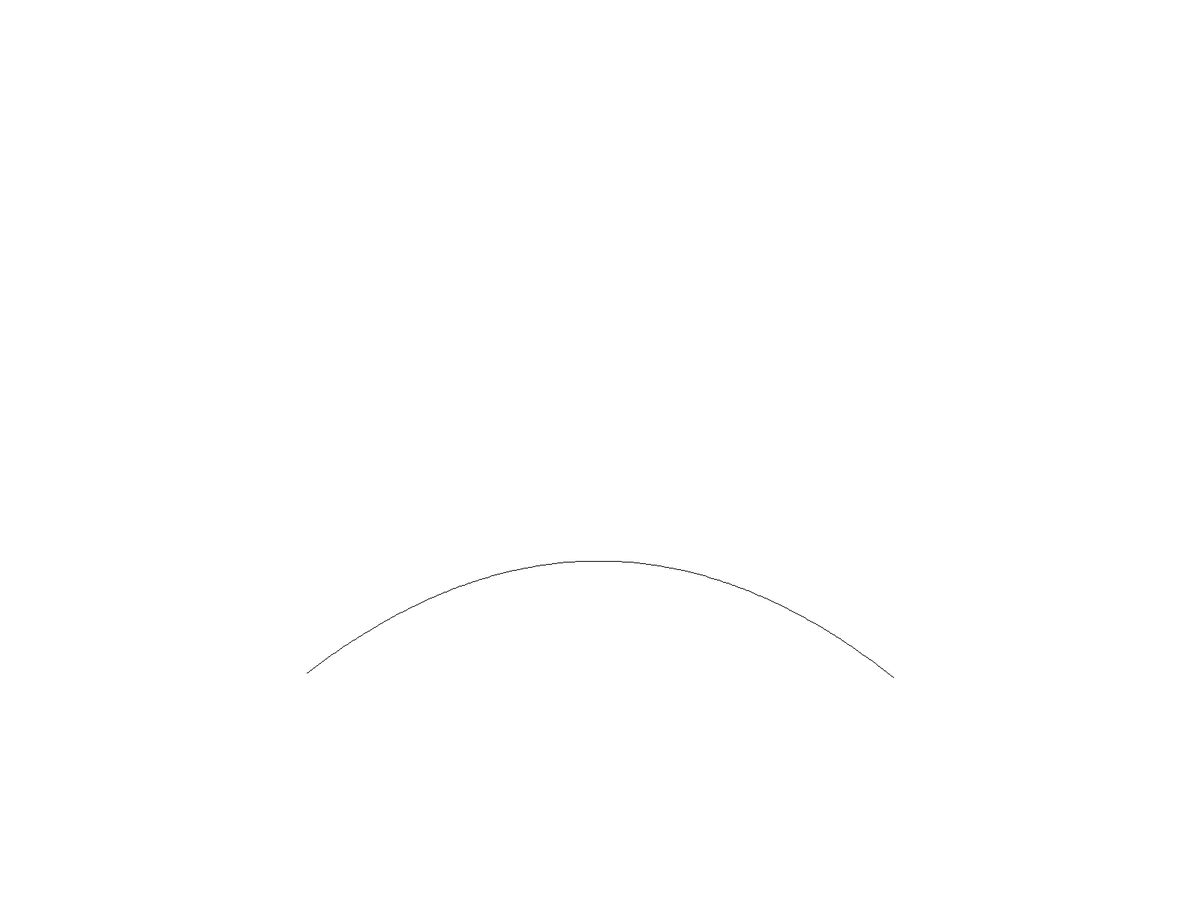
Frame 1 (no input)
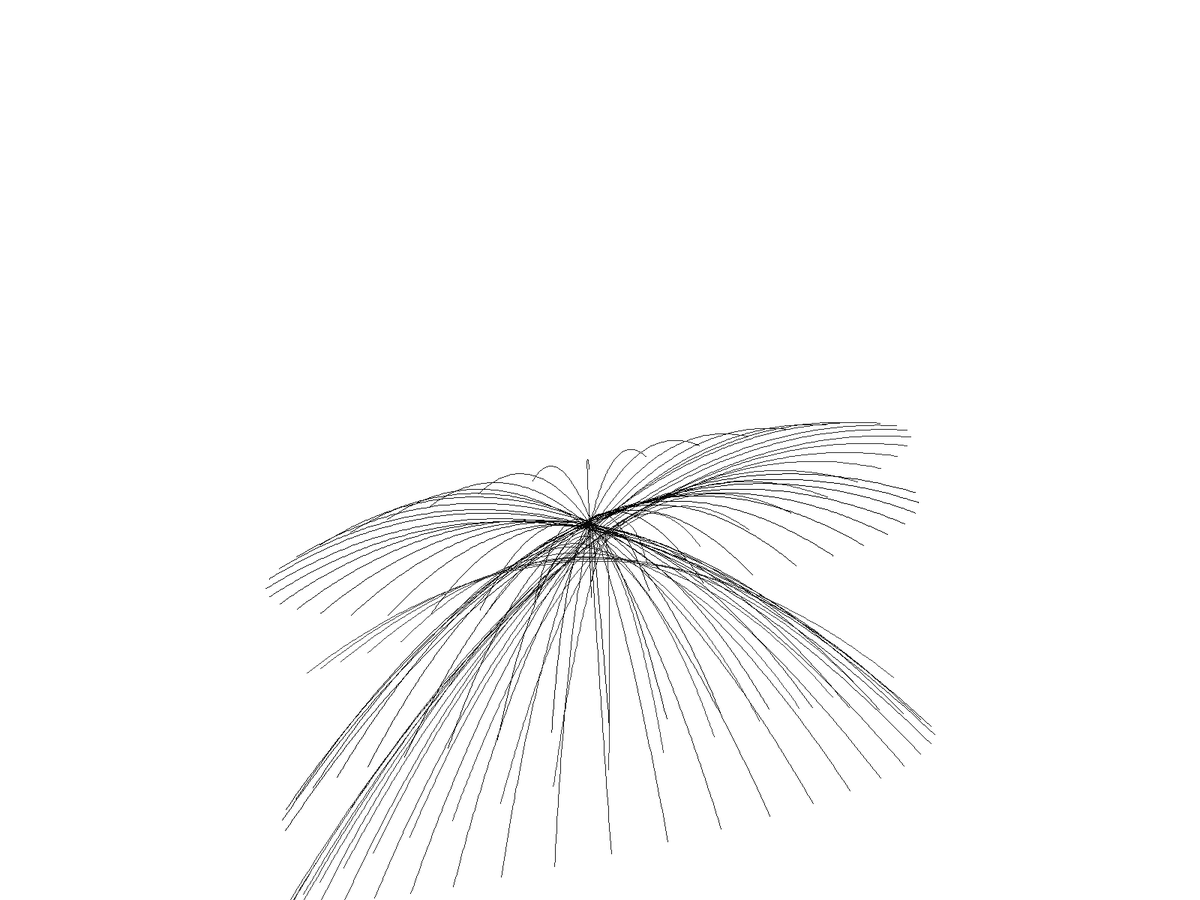
Frame 60 (the mouse pressed at the canvas centre just before this capture)
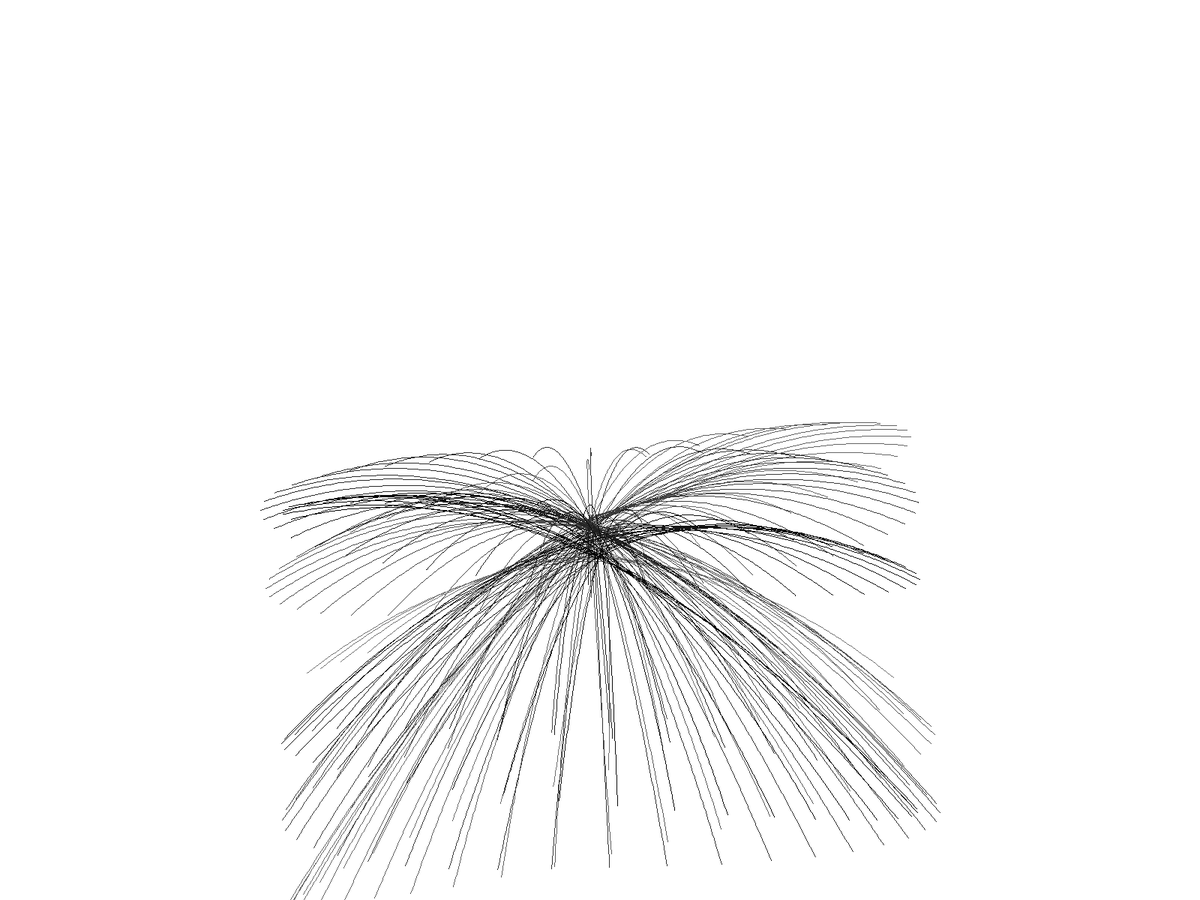
Frame 120 (the mouse held since frame 60 and released just before this capture)

The Processing sketch that drew these frames (run headless with seeded random() and noise(); from frame 60 on, the mouse is pressed at the canvas centre):

// Processing sketch: filaments
// ── filaments.pde
PVector p0;
PVector p1;
PVector p2;
float t = 0;
PVector v = new PVector();

void setup() {
  //size(600, 600);
  fullScreen();
  frameRate(60);
  noSmooth();
  background(255);
  p0 = new PVector(width*0.25, height*0.75);
  p1 = new PVector(width*0.5, height*0.5);
  p2 = new PVector(width*0.75, height*0.75);
}

void draw() {
  noStroke();
  fill(255, 2.5);
  //filter(BLUR);
  blendMode(ADD);
  rect(0, 0, width, height);
  blendMode(BLEND);

  p1.add(random(-10, 10), random(-10, 10));
  p1.x = constrain(p1.x, 0, width);
  p1.y = constrain(p1.y, 0, height);
  //background(255);

  v.add(PVector.sub(p2, p0).limit(5));
  v.sub(PVector.sub(p0, p1).limit(5));

  p0.add(v);
  p0.x = constrain(p0.x, 0, width);
  p0.y = constrain(p0.y, 0, height);

  p2.sub(v);
  p2.x = constrain(p2.x, 0, width);
  p2.y = constrain(p2.y, 0, height);

  //stroke(random(0, 255), random(0, 255), random(0, 255));
  stroke(0);

  PVector pl = p0;
  for (float t = 0; t <= 1; t+=0.01) {
    //stroke(random(0, 100), random(0, 100), random(0, 100));
    stroke(0);
    PVector p01 = PVector.lerp(p0, p1, t);
    PVector p12 = PVector.lerp(p1, p2, t);
    PVector p = PVector.lerp(p01, p12, t);
    line(p.x, p.y, pl.x, pl.y);
    pl = p;
  }

  //line(p0.x, p0.y, p1.x, p1.y);
  //line(p1.x, p1.y, p2.x, p2.y);
  //ellipse(p01.x, p01.y, 5, 5);
  //ellipse(p12.x, p12.y, 5, 5);
}
